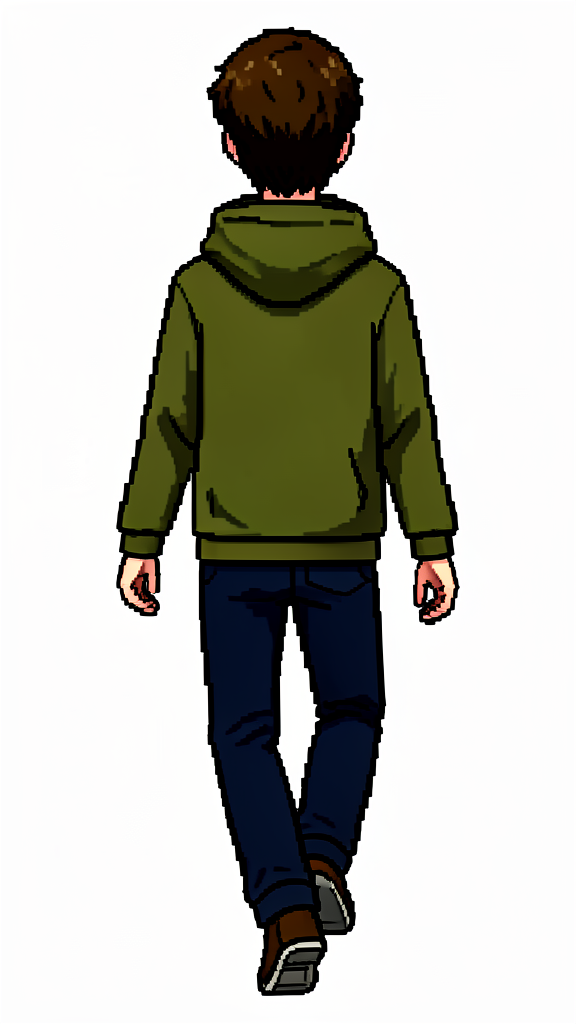
#> input picture art/characters/player/keys/player_back_contactL_s11.png, 576 x 1024 px, given in place of route1_flat.png, which was not available
$ python mock.py ../../../../art/characters/player/keys/player_back_contactL_s11.png
#> lines starting #> are read from the running program, lines starting #| are printed output that depends on the picture; pictures that were not available may be replaced by others from this repository, and a replacement may not be noted
# Mock-up renderer for the SUPERSEDED scale-1/3 draft (superseded_size_options_720p.png). Usage: python -I mock.py DIR,
# where DIR/post/ holds 96x192 cells from `artgen.py post ... --cell 96x192 --feet-row 157`.
import sys, numpy as np
from PIL import Image, ImageDraw
R='/Users/janosch/repos/life-game/'
S=sys.argv[1]
m3=np.array(Image.open(R+'tools/scenekit/out/renders/route1_flat.png').convert('RGBA'))
world=m3[1::3,1::3]  # 1x world px, Tiled coords (y down)
def cell(path,idx,cw,ch):
#> called with idx = 0, cw = 64, ch = 128
    a=np.array(Image.open(path).convert('RGBA')); c,r=idx%10,idx//10
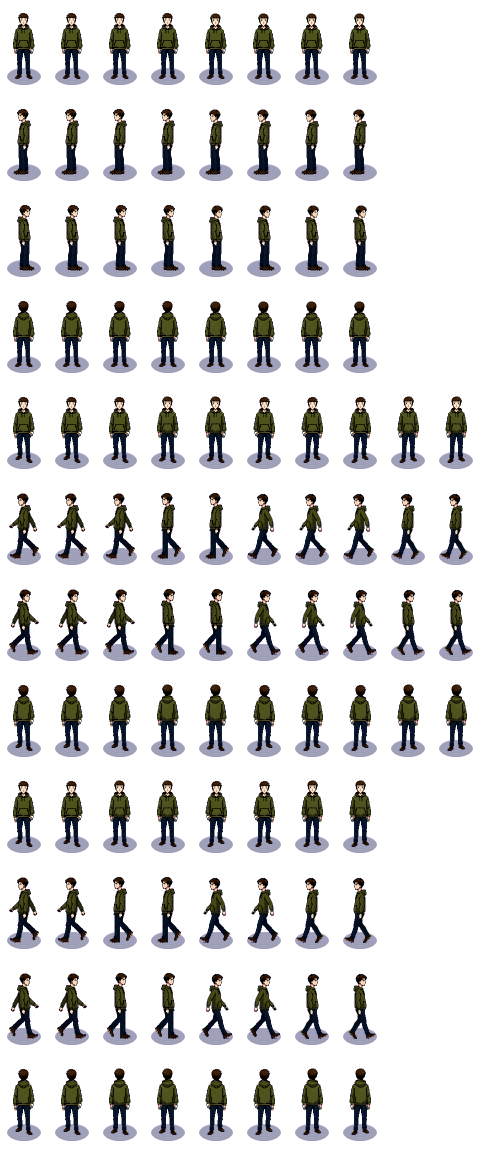
#> input picture assets/library/characters/player/player.png, 960 x 2304 px, found by its file name (shown at 1/2 size)
#> in cell, a is the input picture: shape (2304, 960, 4); mean R, G, B, A 10.8, 10.8, 12.8, 45.6
    return a[r*ch:(r+1)*ch, c*cw:(c+1)*cw]
old_p=cell(R+'assets/library/characters/player/player.png',0,64,128)
old_s=cell(R+'assets/library/characters/samantha/samantha.png',0,64,128)
#> call 2 of cell, with idx = 0, cw = 64, ch = 128
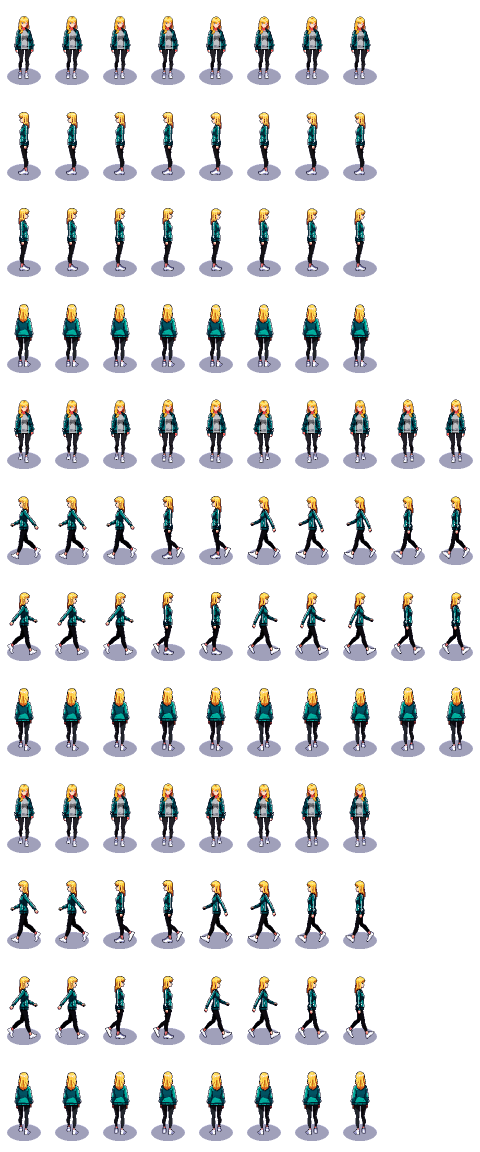
#> input picture assets/library/characters/samantha/samantha.png, 960 x 2304 px, found by its file name (shown at 1/2 size)
#> in cell, a is the input picture: shape (2304, 960, 4); mean R, G, B, A 14.1, 15, 17.8, 39
new_p=np.array(Image.open(S+'/post/player_front_s12_px.png').convert('RGBA'))
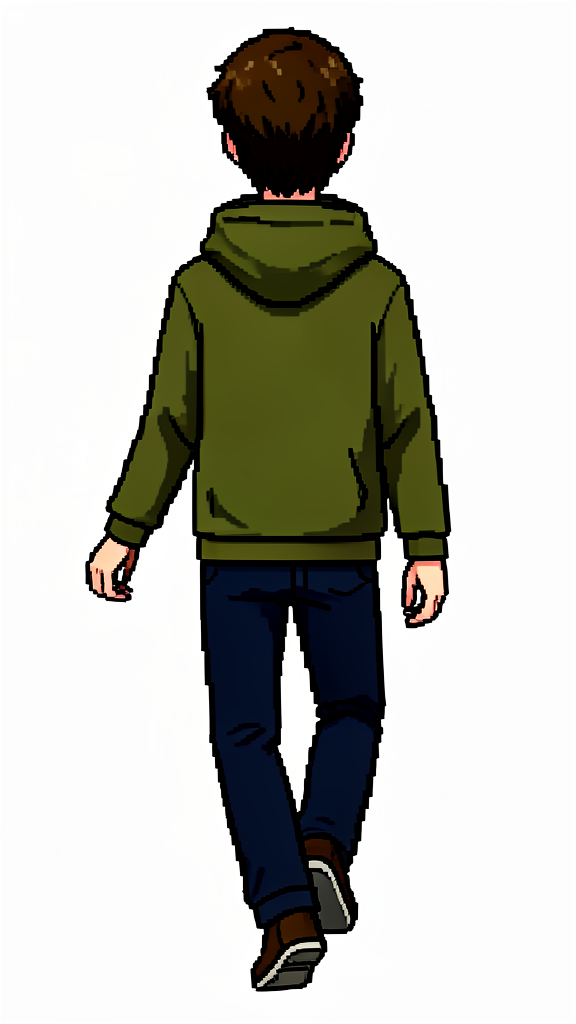
#> input picture art/characters/player/keys/player_back_contactR_s11.png, 576 x 1024 px, given in place of player_front_s12_px.png, which was not available
new_s=np.array(Image.open(S+'/post/sam_front_s13_px.png').convert('RGBA'))
def render(vp, sprites, cam=(176,262), W=1280, H=720, dpr=1):
    W*=dpr; H*=dpr; r=H/vp
    ys,xs=np.mgrid[0:H,0:W]
    wx=cam[0]+(xs+0.5-W/2)/r; wy=cam[1]+(ys+0.5-H/2)/r
    out=np.zeros((H,W,4),np.uint8); out[...,3]=255
    ix=np.floor(wx).astype(int); iy=np.floor(wy).astype(int)
    ok=(ix>=0)&(iy>=0)&(ix<world.shape[1])&(iy<world.shape[0])
    out[ok]=world[iy[ok],ix[ok]]
    for spr,s,feet_row,fx,fy in sprites:
        ch,cw=spr.shape[:2]
        left=fx-cw*s/2; top=fy-(feet_row+1)*s
        tx=np.floor((wx-left)/s).astype(int); ty=np.floor((wy-top)/s).astype(int)
        ok=(tx>=0)&(ty>=0)&(tx<cw)&(ty<ch)
        px=np.zeros_like(out); px[ok]=spr[ty[ok],tx[ok]]
        a=px[...,3:4].astype(float)/255
        out[...,:3]=(out[...,:3]*(1-a)+px[...,:3]*a).astype(np.uint8)
    return Image.fromarray(out)
fp=(150,292); fs=(196,296)
cfg={
 'cur_64x128_s0.5_vp250':(250,[(old_p,0.5,105,*fp),(old_s,0.5,105,*fs)]),
 'A_96x192_s0.333_vp240':(240,[(new_p,1/3,157,*fp),(new_s,1/3,157,*fs)]),
 'B_96x192_s0.333_vp180':(180,[(new_p,1/3,157,*fp),(new_s,1/3,157,*fs)]),
 'C_96x192_s0.5_vp250':(250,[(new_p,0.5,157,*fp),(new_s,0.5,157,*fs)]),
}
for k,(vp,spr) in cfg.items():
    im=render(vp,spr); im.save(f'{S}/mock_{k}.png')
    # 4x zoom crop of the faces at 720p
    r=720/vp; cx=640+(173-176)*r; cy=360+(250-262)*r
    im.crop((int(cx-120),int(cy-60),int(cx+120),int(cy+60))).resize((960,480),Image.NEAREST).save(f'{S}/face_{k}.png')
    im2=render(vp,spr,dpr=2); im2.save(f'{S}/mock2x_{k}.png')
#> this loop made 4 passes
#> (k, vp, cx, cy) on passes 1 to 4: ('cur_64x128_s0.5_vp250', 250, 631.4, 325.4), ('A_96x192_s0.333_vp240', 240, 631, 324), ('B_96x192_s0.333_vp180', 180, 628, 312), ('C_96x192_s0.5_vp250', 250, 631.4, 325.4)
#> pass 1, in render, `ys,xs=np.mgrid[0:H,0:W]`:
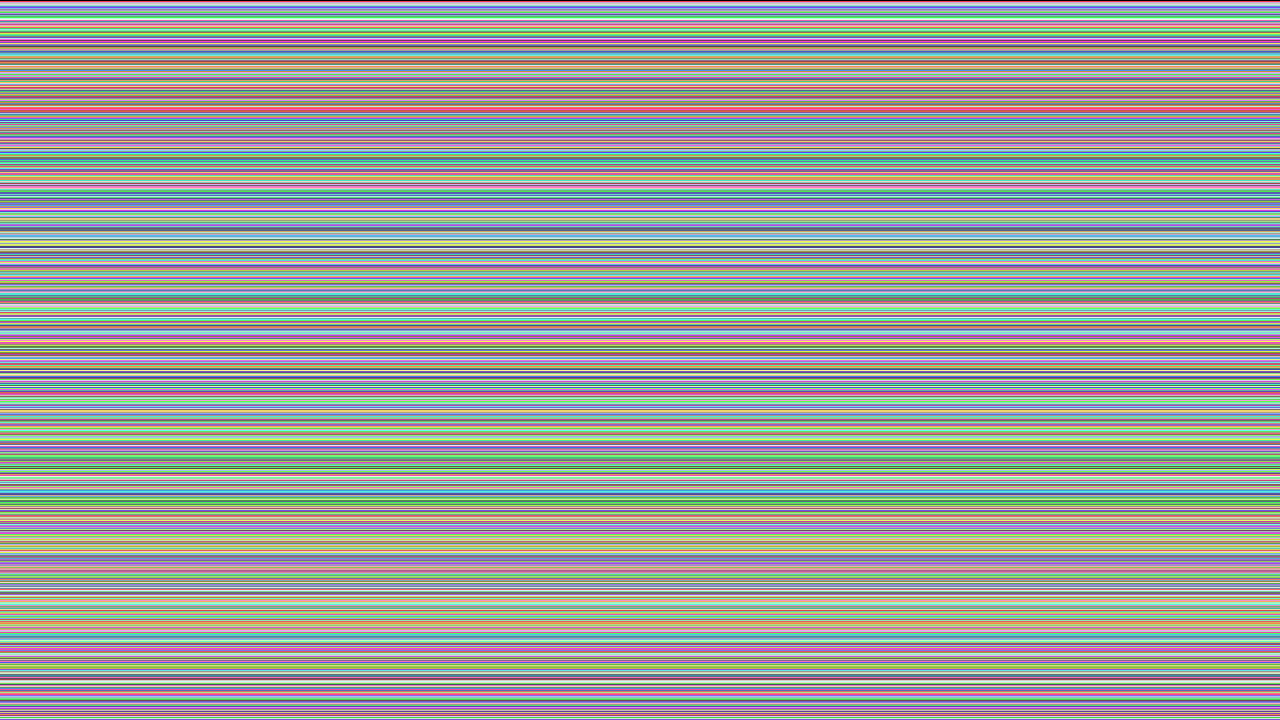
#> ys: shape (720, 1280) int64; 720 distinct labels, from 0 to 719; one colour per label, 0 black
#> pass 1, in render, `wy = cam[1] + (ys + 0.5 - H / 2) / r`:
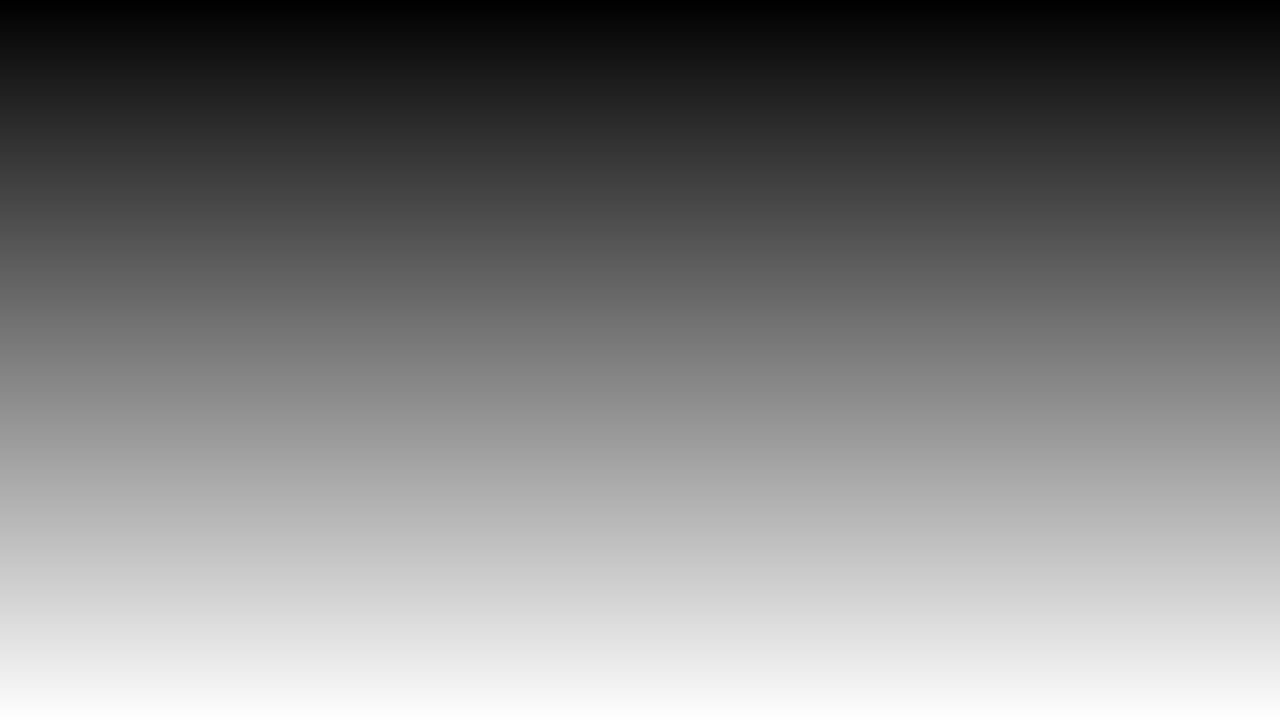
#> wy: shape (720, 1280) float64; min 137.2, max 386.8, mean 262; drawn with min black and max white
#> after the loop:
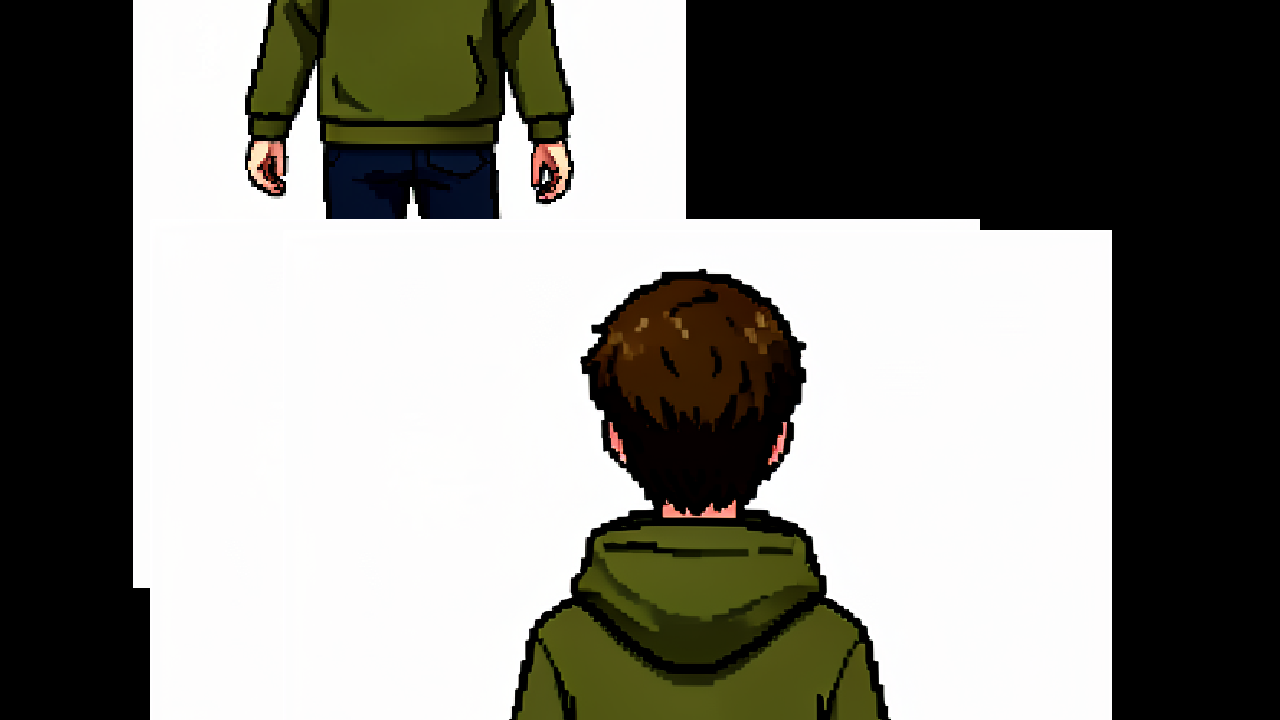
#> im: PIL image 1280x720 RGBA; mean R, G, B, A 131.7, 131, 125.1, 255
